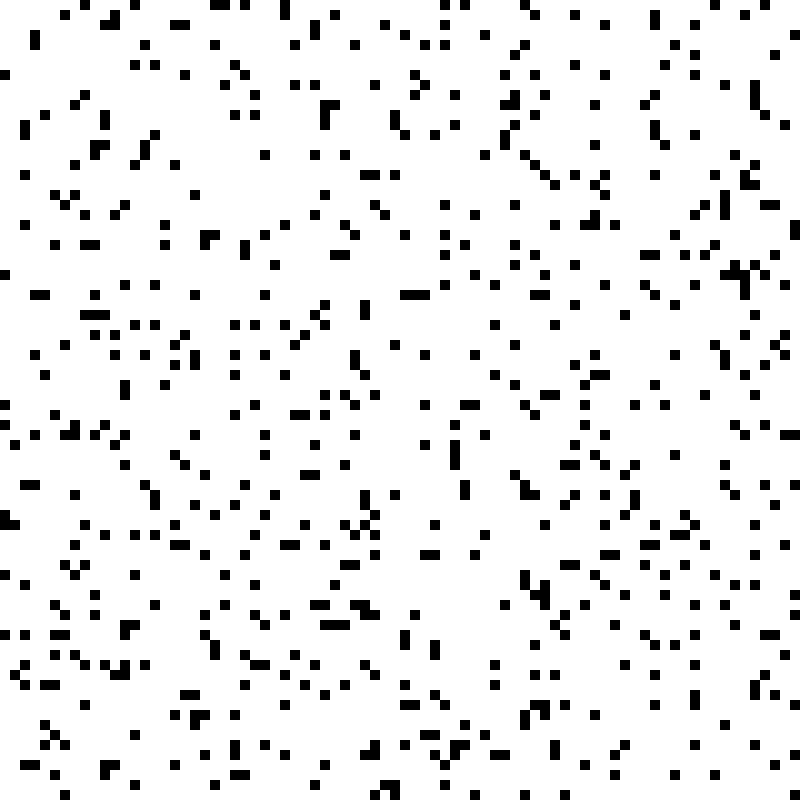
Frame 1 (no input)
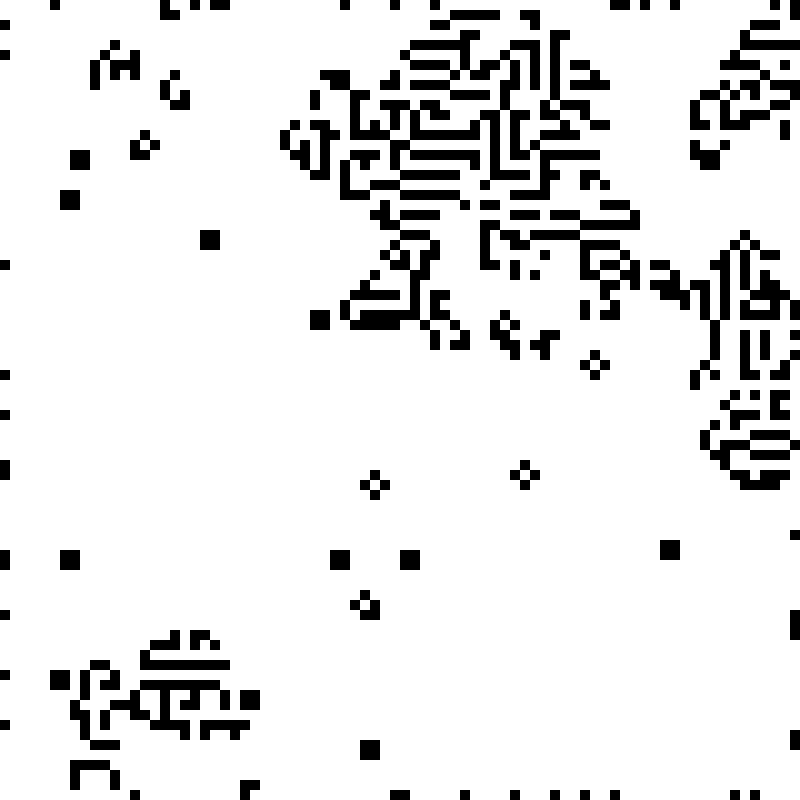
Frame 60 (no input)
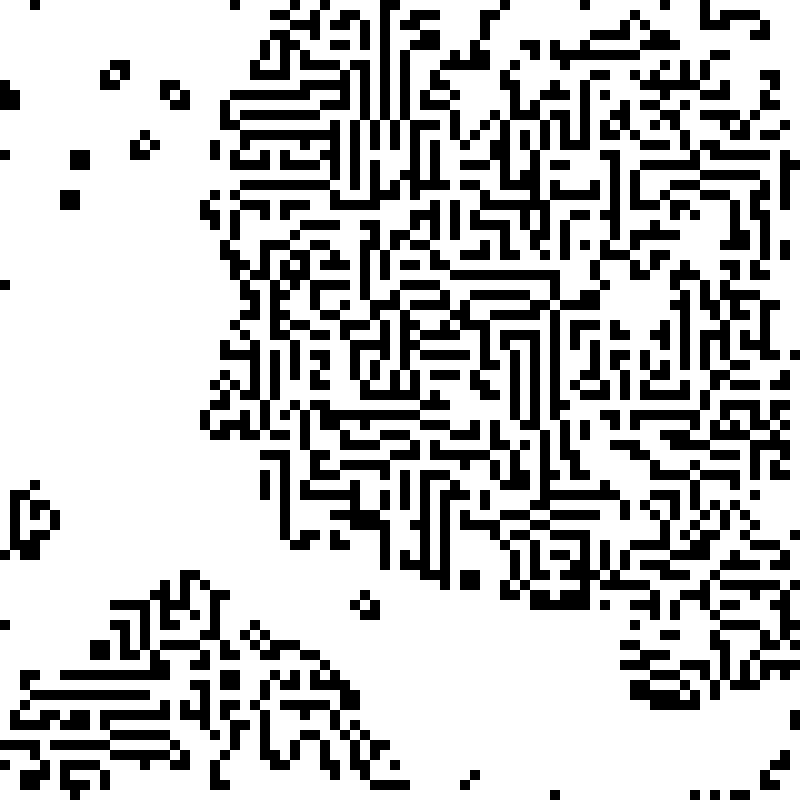
Frame 120 (the mouse pressed at the canvas centre since frame 60)

The p5.js sketch that drew these frames (run headless with seeded random() and noise() and a simulated clock; from frame 60 on, the mouse is pressed at the canvas centre):

// p5.js sketch
// ── sketch.js
let side = 10; //the side of one rect / cell
let cols; //number of columns
let rows; //number of rows

let current = []; //the grid we use for the cells
let next = []; //for the next generation

function setup(){
  createCanvas(800,800);
  cols = width/side;
  rows = height/side;
  background(51);
  createMatrix();
}

function draw(){
    drawGrid(side);
    generate();
}

function createMatrix(){
  //making the simple arrays into two-dimensional arrays
  for(let i = 0;i<cols;i++){
    current[i] = [];
    next[i] = [];
  }

  //randomly decide if the cell is dead or alive (the chance of it being alive is much lower because if it's 50:50 it gets cluttered)
  for(let i = 0;i<rows;i++){
    for(let j = 0;j<cols;j++){
      let deadOrAlive = floor(random(10));
      current[i][j] = deadOrAlive == 1 ? deadOrAlive : 0;
      next[i][j] = 0; //initialize the array for the next generation (tick) - in the beggining it should be empty
    }
  }
}

function drawGrid(){
  for(let i = 0;i<rows;i++){
    for(let j = 0;j<cols;j++){
      let fillColor = current[i][j] == 1 ? 0 : 255; //black if the cell is alive, white if it's dead
      fill(fillColor);
      noStroke();
      rect(side*i,side*j,side,side); //making a 'cell' - a simple rect with a size of 'side'
    }
  }
}

function countNeighbours(i,j){
  let aliveNeighbours = 0;

  if(i == 0 || i == rows-1 || j == 0 || j == cols - 1){
    //its placed on the border
    //it should not be randomly decided how many alive neighbours the cell has
    //but for now (until i find a better solution that is clean) it will work
    aliveNeighbours = floor(random(8));
  }else{
    //checking all the neighbours - kinda messy but whatever :D
    aliveNeighbours+=checkDeadOrAlive(i-1,j-1);
    aliveNeighbours+=checkDeadOrAlive(i-1,j);
    aliveNeighbours+=checkDeadOrAlive(i-1,j+1);
    aliveNeighbours+=checkDeadOrAlive(i,j-1);
    aliveNeighbours+=checkDeadOrAlive(i,j+1);
    aliveNeighbours+=checkDeadOrAlive(i+1,j-1);
    aliveNeighbours+=checkDeadOrAlive(i+1,j);
    aliveNeighbours+=checkDeadOrAlive(i+1,j+1);
  }

  return aliveNeighbours;
}

function generate(){
  for(let i = 0;i<rows;i++){
    for(let j = 0;j<cols;j++){
      let neighbours = countNeighbours(i,j); //geting all alive neighbours
      if(current[i][j] == 1){
        if(neighbours<2){
          next[i][j] = 0; //the cell dies by underpopulation
        }
        else if(neighbours == 2 || neighbours == 3){
          next[i][j] = 1; //the cell lives
        }else if(neighbours>3){
          next[i][j] = 0; //the cell dies by overpopulation
        }
      }else {
        if(neighbours == 3){
          next[i][j] = 1; //the dead cell becomes a living one by reproduction
        }
      }
    }
  }

  //swaping the arrays;
  current = next;
}

//this function is used to check if a cell is dead or alive
function checkDeadOrAlive(i,j){
  return current[i][j];
}
